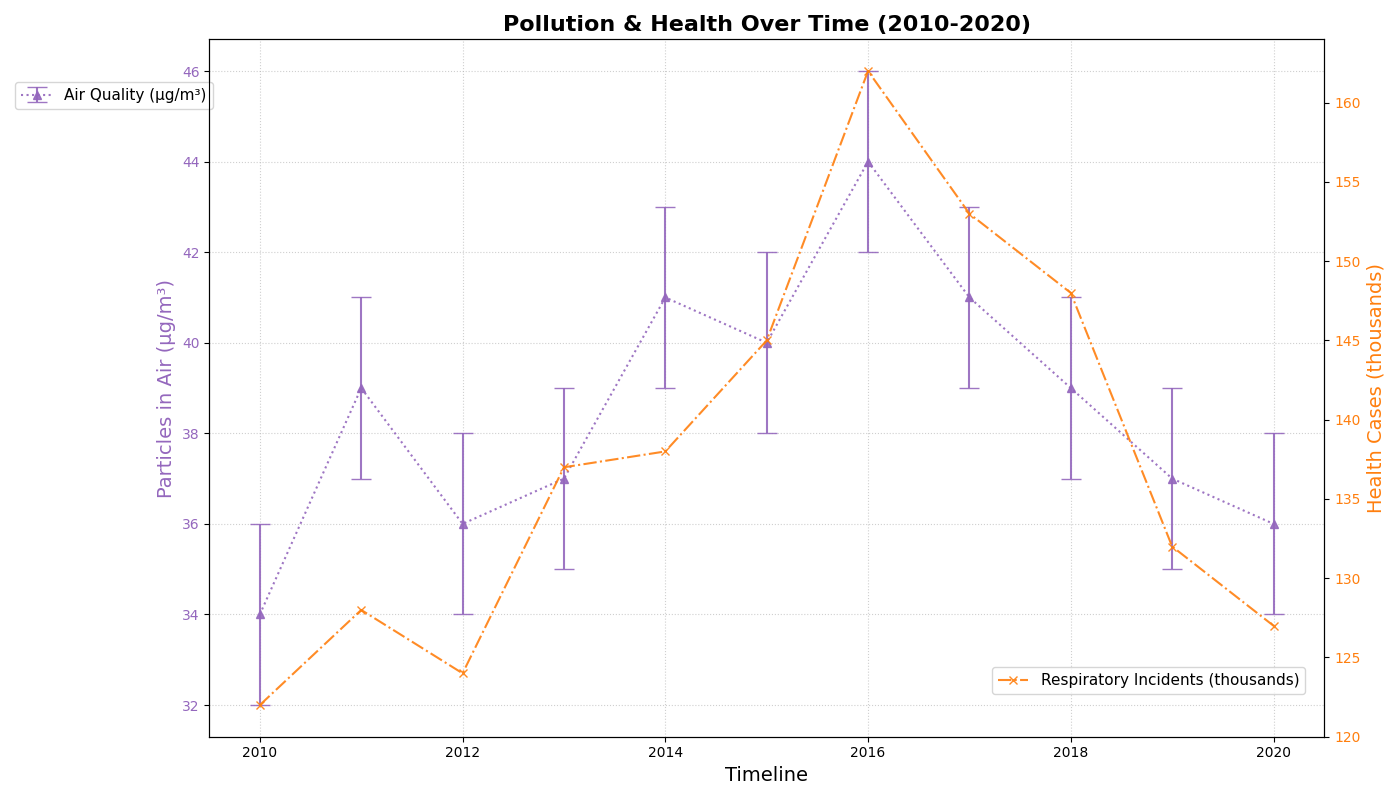

Recreate this plot in Python.
import matplotlib.pyplot as plt
import numpy as np

years = np.arange(2010, 2021)

pm25_concentration = np.array([34, 39, 36, 37, 41, 40, 44, 41, 39, 37, 36])
asthma_cases = np.array([122, 128, 124, 137, 138, 145, 162, 153, 148, 132, 127])

errors_pm25 = np.array([2 for _ in range(len(years))])

fig, ax1 = plt.subplots(figsize=(14, 8))

ax1.errorbar(years, pm25_concentration, yerr=errors_pm25, label='Air Quality (µg/m³)', fmt=':^', capsize=7, color='tab:purple', alpha=0.9)
ax1.set_xlabel('Timeline', fontsize=14)
ax1.set_ylabel('Particles in Air (µg/m³)', fontsize=14, color='tab:purple')
ax1.tick_params(axis='y', labelcolor='tab:purple')

ax2 = ax1.twinx()
ax2.plot(years, asthma_cases, label='Respiratory Incidents (thousands)', linestyle='-.', marker='x', color='tab:orange', alpha=0.9)
ax2.set_ylabel('Health Cases (thousands)', fontsize=14, color='tab:orange')
ax2.tick_params(axis='y', labelcolor='tab:orange')

plt.title("Pollution & Health Over Time (2010-2020)", fontsize=16, fontweight='bold', wrap=True)

ax1.grid(True, linestyle=':', alpha=0.6)

ax1.legend(loc='upper right', bbox_to_anchor=(0.01, 0.95), fontsize=11)
ax2.legend(loc='lower right', bbox_to_anchor=(0.99, 0.05), fontsize=11)

plt.tight_layout()

plt.show()
